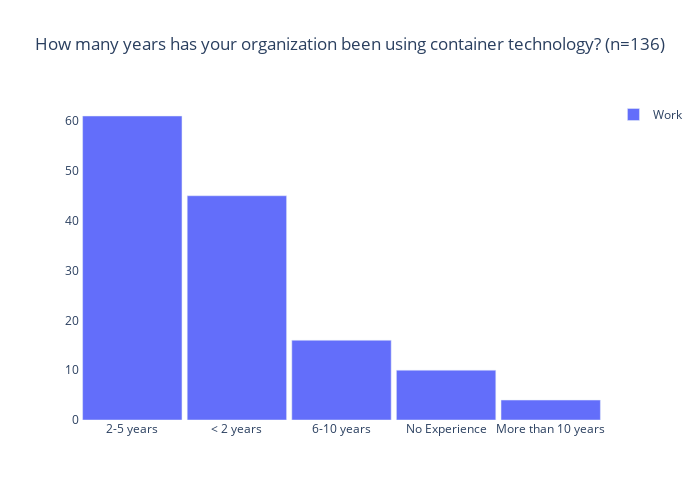

This figure's notebook cell:
### Code cell
#
# Question 5 - How many years has your organization been using container technology?


double_bar_chart("How many years has your organization been using container technology?", 
                 "Work", work_df['Q5'].value_counts()[lambda x: x > 0], 
                 "Home", home_df['Q5'].value_counts()[lambda x: x > 0])
#

### Figure 1 — Plotly figure (JSON) as saved in the notebook; plotly's stock layout.template omitted (floating-point values rounded to 4 significant figures)
{"data": [{"name": "Work", "type": "bar", "x": ["2-5 years", "&lt; 2 years", "6-10 years", "No Experience", "More than 10 years"], "y": [61, 45, 16, 10, 4]}, {"name": "Home", "type": "bar", "x": [], "y": []}], "layout": {"bargap": 0.05, "barmode": "stack", "height": 500, "plot_bgcolor": "#FFFFFF", "showlegend": true, "title": {"text": "How many years has your organization been using container technology? (n=136)"}, "width": 700, "xaxis": {"autorange": true, "categoryorder": "total descending", "range": [-0.5, 4.5], "type": "category"}, "yaxis": {"autorange": true, "range": [0, 64.21], "type": "linear"}}}
